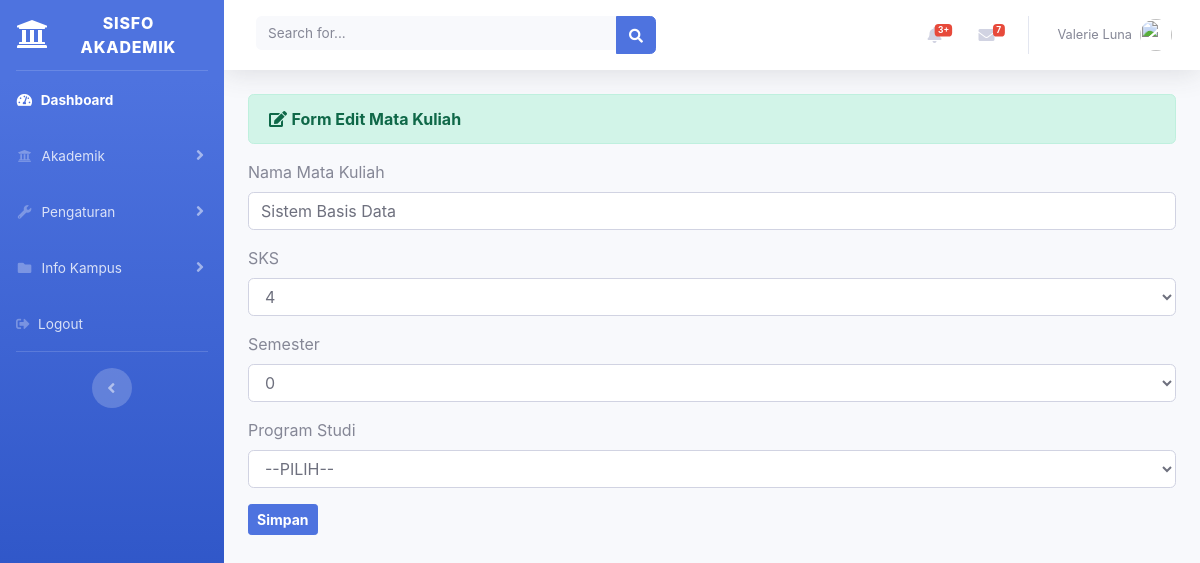
The page /administrator/matakuliah/update/MKK02 on the database its author committed.
### tables this page shows
CREATE TABLE `matakuliah` (
  `kode_matakuliah` varchar(10) NOT NULL,
  `nama_matakuliah` varchar(100) NOT NULL,
  `sks` int(5) NOT NULL,
  `semester` int(10) NOT NULL,
  `nama_prodi` varchar(100) NOT NULL
);

### application/controllers/administrator/Matakuliah.php (called while the page is built, shortened)
<?php
	class Matakuliah extends CI_Controller {
		public function update($id) {
			$data['matakuliah'] = $this->db->query("SELECT * FROM matakuliah mk, prodi prd WHERE mk.nama_prodi = prd.nama_prodi AND mk.kode_matakuliah='$id'")->result();
			$data['prodi'] = $this->matakuliah_model->tampil_data('prodi')->result();
			$this->load->view('templates_administrator/header');
			$this->load->view('templates_administrator/sidebar');
			$this->load->view('administrator/matakuliah_update', $data);
			$this->load->view('templates_administrator/footer');
		}
	}
?>

### index.php (called while the page is built, shortened)
<?php
require_once BASEPATH.'core/CodeIgniter.php';

### application/views/administrator/matakuliah_update.php (the view, shortened to what this page needs)
<div class="container-fluid">
	<div class="alert alert-success" role="alert">
    	<i class="fas fa-edit"></i>
    	<b>Form Edit Mata Kuliah</b>
  	</div>
  	<?php foreach ($matakuliah as $mk) : ?>
  		<form method="POST" action="<?=base_url('administrator/matakuliah/update_aksi')?>">
  			<div class="form-group">
  				<label>Nama Mata Kuliah</label>
  				<input type="text" name="nama_matakuliah" class="form-control" value="<?=$mk->nama_matakuliah?>">
  			</div>
  			<div class="form-group">
  				<label>SKS</label>
  				<select name="sks" class="form-control">
  					<option><?=$mk->sks?></option>
  				</select>
  			</div>
  			<div class="form-group">
  				<label>Semester</label>
  				<select name="sks" class="form-control">
  					<option><?=$mk->semester?></option>
  				</select>
  			</div>
  			<div class="form-group">
  				<label>Program Studi</label>
  				<select name="nama_prodi" class="form-control">
  					<option>--PILIH--</option>
  				</select>
  			</div>
  			<button type="submit" class="btn btn-sm btn-primary"><b>Simpan</b></button>
  		</form>
  	<?php endforeach; ?>
</div>

### rows shown on the page
matakuliah: nama_matakuliah "Sistem Basis Data", sks "4", sks "0"
